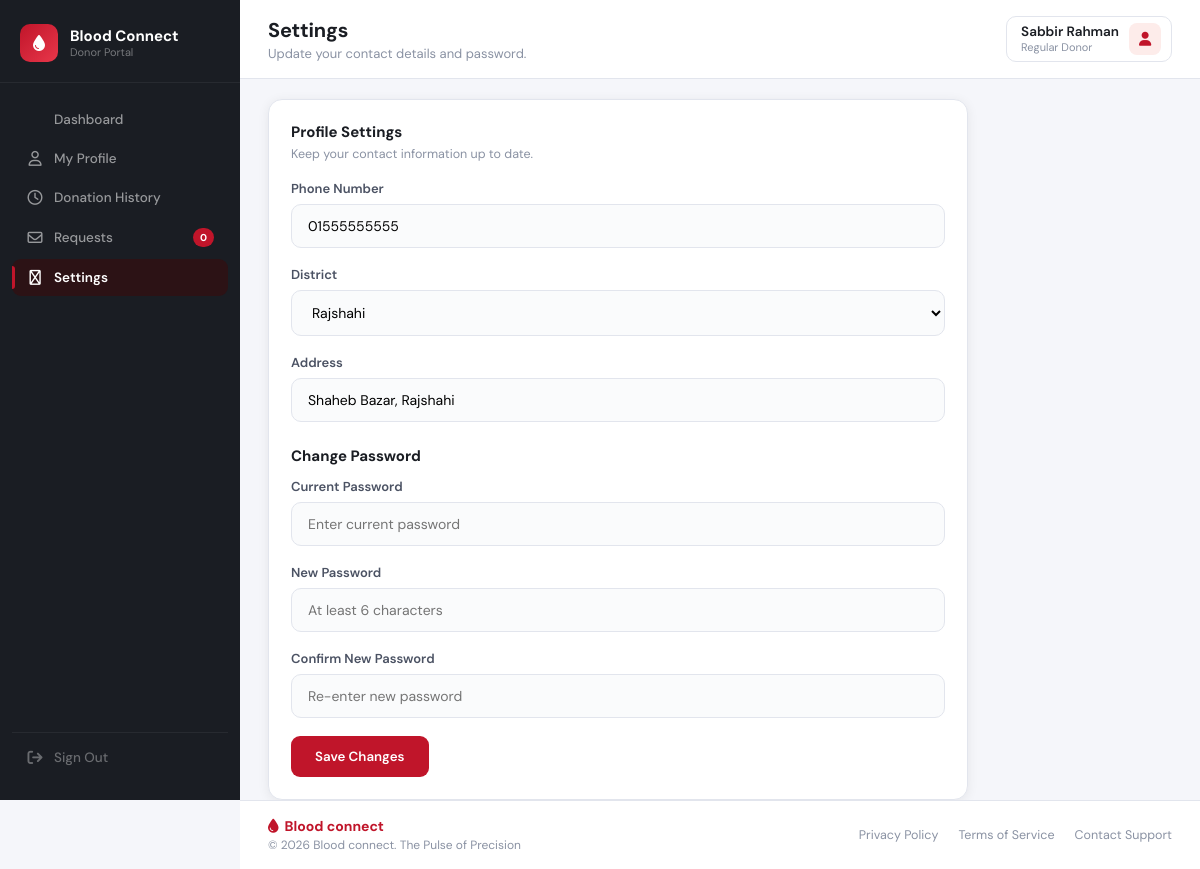
The app's page /front/donor/donorSettings.php (signed in) with its own data.
### tables this page shows
CREATE TABLE `donors` (
  `id` int(11) NOT NULL,
  `name` varchar(100) NOT NULL,
  `email` varchar(100) NOT NULL,
  `phone` varchar(20) NOT NULL,
  `blood_group` varchar(5) NOT NULL,
  `district` varchar(50) NOT NULL,
  `address` text DEFAULT NULL,
  `status` enum('pending','verified','rejected','available','unavailable') DEFAULT 'pending',
  `reviewed_at` timestamp NULL DEFAULT NULL,
  `last_donation_date` date DEFAULT NULL,
  `password` varchar(255) NOT NULL,
  `created_at` timestamp NOT NULL DEFAULT current_timestamp()
);

### front/donor/donorSettings.php (the view, shortened to what this page needs)
<?php
require_once '../db.php';
$donorId = $_SESSION['donor_id'];
$stmt = $pdo->prepare("SELECT * FROM donors WHERE id = ?");
$stmt->execute([$donorId]);
$donor = $stmt->fetch();
$stmt = $pdo->prepare("SELECT COUNT(*) FROM blood_requests WHERE status = 'pending' AND blood_group = ? AND district = ?");
$stmt->execute([$donor['blood_group'], $donor['district']]);
$pendingRequestsCount = $stmt->fetchColumn();
?>
<!DOCTYPE html>
<html lang="en">
<head>
  <link rel="stylesheet" href="https://cdnjs.cloudflare.com/ajax/libs/font-awesome/6.5.0/css/all.min.css">
  <link href="donorDashbord.css" rel="stylesheet"/>
</head>
<body>
  <aside class="sidebar">
    <div class="sidebar-logo">
      <span class="logo-icon"><i class="fa-solid fa-droplet"></i></span>
      <div>
        <div class="logo-title">Blood Connect</div>
        <div class="logo-sub">Donor Portal</div>
      </div>
    </div>
    <nav class="sidebar-nav">
      <a href="donorDashboard.php" class="nav-item">
        <i class="fa-solid fa-grid-2"></i> Dashboard
      </a>
      <a href="donorProfile.php" class="nav-item">
        <i class="fa-regular fa-user"></i> My Profile
      </a>
      <a href="donorRequest.php" class="nav-item">
        <i class="fa-regular fa-clock"></i> Donation History
      </a>
      <a href="donorRequests.php" class="nav-item">
        <i class="fa-regular fa-envelope"></i> Requests
        <span class="badge"><?php echo (int)$pendingRequestsCount; ?></span>
      </a>
      <a href="donorSettings.php" class="nav-item active">
        <i class="fa-regular fa-gear"></i> Settings
      </a>
    </nav>
    <a href="logout.php" class="nav-item signout">
      <i class="fa-solid fa-arrow-right-from-bracket"></i> Sign Out
    </a>
  </aside>
  <main class="main">
    <header class="topbar">
      <div>
        <h1 class="page-title">Settings</h1>
        <p class="page-sub">Update your contact details and password.</p>
      </div>
      <div class="topbar-right">
        <div class="user-chip">
          <div class="user-info">
            <span class="user-name"><?php echo htmlspecialchars($donor['name']); ?></span>
            <span class="user-role">Regular Donor</span>
          </div>
          <div class="avatar"><i class="fa-solid fa-user"></i></div>
        </div>
      </div>
    </header>
    <div class="mid-row" style="grid-template-columns: 1fr;">
      <form class="card settings-form" method="POST" action="">
        <div class="requests-header">
          <div>
            <div class="card-title">Profile Settings</div>
            <div class="card-sub">Keep your contact information up to date.</div>
          </div>
        </div>
        <div class="form-group">
          <label>Phone Number</label>
          <input type="text" name="phone" value="<?php echo htmlspecialchars($donor['phone']); ?>" required>
        </div>
        <div class="form-group">
          <label>District</label>
          <select name="district" required>
            <option value="Rajshahi" <?php if($donor['district'] == 'Rajshahi') echo 'selected'; ?>>Rajshahi</option>
          </select>
        </div>
        <div class="form-group">
          <label>Address</label>
          <input type="text" name="address" value="<?php echo htmlspecialchars($donor['address']); ?>" placeholder="Area / Thana / Street">
        </div>
        <div class="section-title">Change Password</div>
        <div class="form-group">
          <label>Current Password</label>
          <input type="password" name="current_password" placeholder="Enter current password">
        </div>
        <div class="form-group">
          <label>New Password</label>
          <input type="password" name="new_password" placeholder="At least 6 characters">
        </div>
        <div class="form-group">
          <label>Confirm New Password</label>
          <input type="password" name="confirm_password" placeholder="Re-enter new password">
        </div>
        <button type="submit" class="btn-save">Save Changes</button>
      </form>
    </div>
  </main>
  <footer class="site-footer">
    <div class="footer-left">
      <div class="footer-logo">
        <i class="fa-solid fa-droplet"></i> Blood connect
      </div>
      <div class="footer-copy">© <?php echo date('Y'); ?> Blood connect. The Pulse of Precision</div>
    </div>
    <div class="footer-links">
      <a href="#">Privacy Policy</a>
      <a href="#">Terms of Service</a>
      <a href="#">Contact Support</a>
    </div>
  </footer>
</body>
</html>

### front/donor/donorSettings.php (style rules this page uses)
.settings-form { max-width: 700px; }
.form-group { margin-bottom: 18px; }
.form-group label { display: block; font-size: 13px; font-weight: 600; color: var(--text-mid); margin-bottom: 7px; }
.form-group input, .form-group select { width: 100%; padding: 12px 16px; border: 1.5px solid var(--border); border-radius: 10px; background: #FAFBFC; font-family: var(--font); font-size: 14px; }
.btn-save { background: var(--red-primary); color: white; border: none; border-radius: 9px; padding: 12px 24px; font-weight: 600; cursor: pointer; font-family: var(--font); }
.section-title { font-size: 15px; font-weight: 700; margin: 24px 0 12px; color: var(--text-dark); }

### records on screen
donors: name "Sabbir Rahman", phone "01555555555", district "Rajshahi", address "Shaheb Bazar, Rajshahi"

### other values on screen
$pendingRequestsCount "0"
